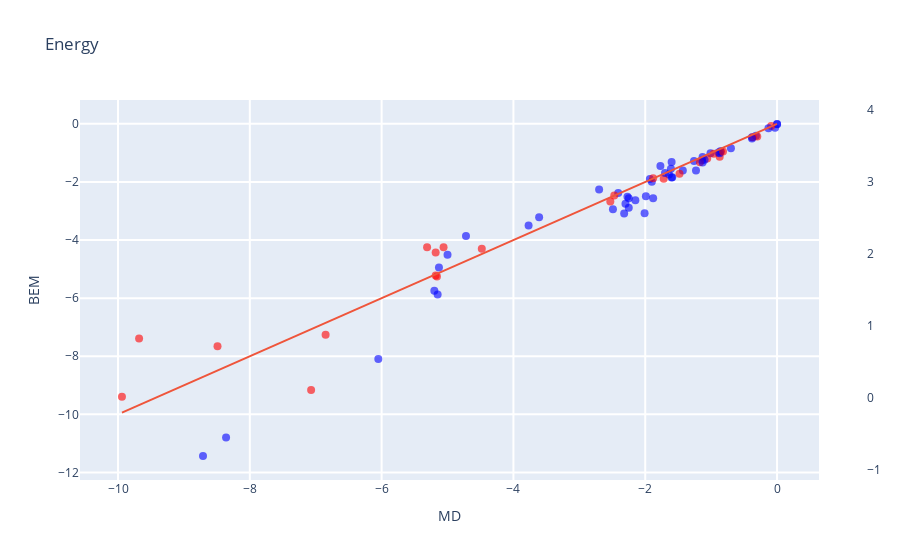

This figure's notebook cell:
### Markdown cell above
* Los eps es la constante dielectrica multiplicada por 100, los datos se pueden encontrar en la carpeta `new_implicit`

* Activar función de "grupos" para para separar la información por rangos.`var` son los tipos de rangos con los cuales se desea trabajar, `n` para el numero de átomos, `vol` para volúmen y `sup` para trabjar con superficie


* Activar función "separar" para trabajar con número de átomos exactos o tipos de átomos. Las entradas pueden ser uno número cualquiera `(9)`, un átomo `('Cl','Br', etc.)`, doble enlance `('=')` o nombres `('methyl','chl',...)`

* Si se desea resaltar la información por números, ya sea número de átomos, superficie o volúmen,  `OPCION ='num'` y `key='n','vol' o 'sup'`. En caso de resaltar por iupac o smiles, `OPCION=''`

### Code cell
eps='125'
direccion = 'new_implicit/'+eps+'.txt'
var,i,S='n',5,10
VAR='='

grupos(var,i,S,'data/explicit_data.txt','new_implicit/'+eps+'.txt','data/n_atom.txt')
#separar(VAR,'data/explicit_data.txt','new_implicit/'+eps+'.txt')

iupac, smiles, dGes_i, dGcav_i, dGdisp_i, dGexper, SASA, vol =read_implicit('data/implicit_comp.txt')
iupac, smiles, dGes_e, dGcav_e, dGdisp_e, dGexper = read_explicit('data/explicit_comp.txt')

plot_correl(dGes_e, dGes_i,smiles,'data/n_groups.txt',OPCION='um' ,key='=')

### Figure 1 — Plotly figure (JSON) as saved in the notebook; plotly's stock layout.template omitted (floating-point values rounded to 4 significant figures)
{"data": [{"hoverinfo": "text", "marker": {"color": ["blue", "blue", "blue", "blue", "blue", "blue", "red", "blue", "blue", "blue", "blue", "blue", "blue", "blue", "red", "red", "red", "red", "red", "blue", "blue", "blue", "blue", "blue", "red", "blue", "blue", "red", "blue", "blue", "blue", "blue", "blue", "blue", "blue", "blue", "red", "blue", "red", "blue", "blue", "blue", "red", "blue", "blue", "blue", "red", "blue", "red", "blue", "blue", "blue", "red", "blue", "blue", "red", "blue", "red", "red", "blue", "red", "blue", "red", "red", "red", "blue", "red", "blue", "red", "blue", "blue", "red", "blue", "red", "blue"], "colorbar": {"thickness": 20}, "colorscale": [[0, "#440154"], [0.1111, "#482878"], [0.2222, "#3e4989"], [0.3333, "#31688e"], [0.4444, "#26828e"], [0.5556, "#1f9e89"], [0.6667, "#35b779"], [0.7778, "#6ece58"], [0.8889, "#b5de2b"], [1, "#fde725"]], "opacity": 0.6, "size": 8}, "mode": "markers", "text": ["C(C(Cl)(Cl)Cl)Cl", "CC(Cl)(Cl)Cl", "C(C(Cl)Cl)(Cl)Cl", "C(C(F)(Cl)Cl)(F)(F)Cl", "C(C(Cl)Cl)Cl", "CC(Cl)Cl", "C=C(Cl)Cl", "CC(F)F", "C(CBr)Br", "C(CCl)Cl", "C(CO)O", "C(CBr)Cl", "C(C(F)(F)F)Cl", "C(C(F)(F)F)O", "C=CCCl", "C(=CCl)Cl", "C(=CCl)Cl", "CC=O", "CC(=O)O", "CC#N", "CCBr", "CBr", "BrC(F)(F)", "CCC#C", "C=CC=C", "C(F)(F)Cl", "CCCl", "C=CCl", "C(F)Cl", "CCl", "C1CC1", "C(Br)Br", "C(Cl)Cl", "C(I)I", "COC", "CSC", "CS(=O)C", "CNC", "CC(=O)N", "CC", "CCS", "CCO", "C=C", "CCN", "CF", "C(C(F)(F)F)(Cl)Br", "C(=C(F)F)(C(F)(F)F)F", "NN", "C1=CN=CN1", "CCI", "CI", "C", "CS(=O)(=O)Cl", "CS", "CO", "COC=O", "CN", "CC[N+](=O)[O-]", "C[N+](=O)[O-]", "C(C(Cl)(Cl)Cl)(Cl)Cl", "C=CCO", "CCC#N", "CC(=O)C", "CC=C", "CCC=O", "CC#C", "C1=CNC=C1", "C(C(F)(F)F)(F)Br", "C(=C(Cl)Cl)(Cl)Cl", "C(Cl)(Cl)(Cl)Cl", "C(F)(F)(F)F", "C1=CSC=C1", "C(Br)(Br)Br", "C(=C(Cl)Cl)Cl", "C(Cl)(Cl)Cl"], "type": "scatter", "x": [-1.43, -1.13, -1.88, -0.32, -2.01, -1.64, -0.85, -2.41, -1.6, -2.15, -8.71, -1.77, -2.27, -6.05, -1.48, -0.87, -1.72, -5.18, -7.07, -3.77, -1.01, -0.89, -0.38, -0.86, -0.96, -2.32, -1.26, -1.06, -2.25, -1.14, -0.03, -1.1, -1.6, -2.3, -2.7, -1.7, -9.68, -4.72, -9.94, 0, -2.49, -5.2, -0.3, -5, -1.61, -1.59, -1.17, -8.36, -8.49, -1.93, -1.9, 0, -6.85, -2.25, -5.15, -4.48, -5.13, -2.47, -2.53, -1.13, -5.18, -3.61, -5.31, -0.37, -5.06, -0.87, -5.16, -1.99, -0.09, -0.13, -0.38, -1.88, -0.7, -0.82, -1.23], "y": [-1.606, -1.145, -2.564, -0.4143, -3.082, -1.748, -0.9557, -2.381, -1.312, -2.634, -11.43, -1.45, -2.514, -8.096, -1.719, -1.135, -1.888, -4.43, -9.165, -3.502, -1.012, -0.9859, -0.4661, -0.9482, -1.031, -3.084, -1.277, -1.191, -2.562, -1.255, -0.1358, -1.237, -1.847, -2.752, -2.261, -1.692, -7.385, -3.863, -9.396, -0.015, -2.937, -5.747, -0.4328, -4.504, -1.549, -1.837, -1.319, -10.8, -7.651, -1.897, -1.99, -0.0063, -7.258, -2.886, -5.875, -4.301, -4.941, -2.468, -2.674, -1.329, -5.224, -3.213, -4.249, -0.4654, -4.248, -1.01, -5.257, -2.493, -0.0754, -0.1487, -0.5049, -1.875, -0.8444, -0.9563, -1.61]}, {"mode": "lines", "type": "scatter", "x": [-9.94, 0], "y": [-9.94, 0]}], "layout": {"hovermode": "closest", "showlegend": false, "title": {"text": "Energy"}, "xaxis": {"gridwidth": 2, "ticklen": 5, "title": {"text": "MD"}, "zeroline": false}, "yaxis": {"gridwidth": 2, "ticklen": 5, "title": {"text": "BEM"}}}}
